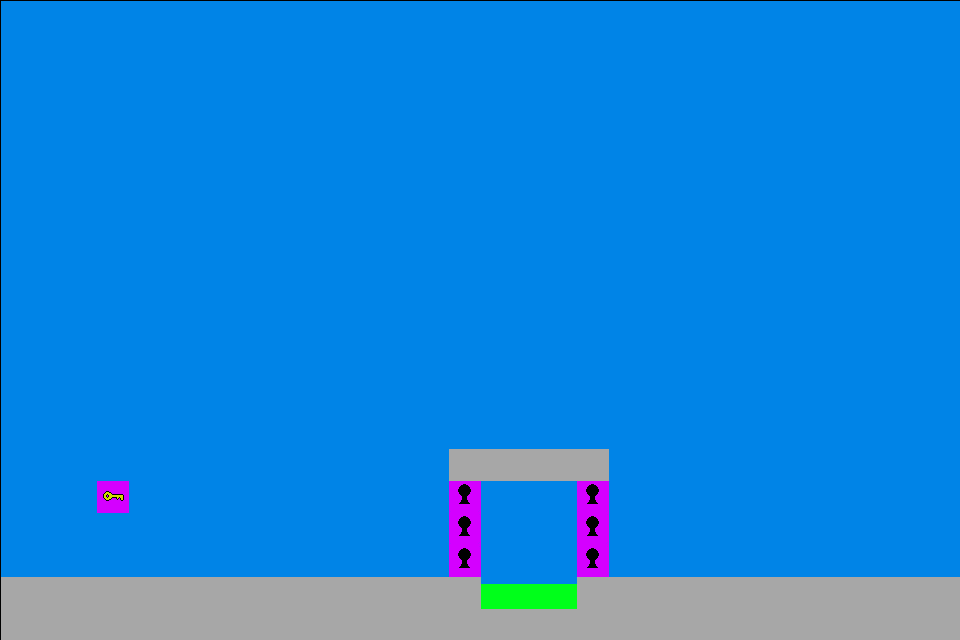

This is a level from a 2D game, rendered from its Tiled map with the project's own tilesets. A one-line summary and the map file follow, with tile-layer data summarised:
An orthogonal 30x20 tile map with 32x32 px tiles, 3 tile layers (background, dynamic, static) and 4 objects (ball_spawn_point).

<map version="1.2" tiledversion="1.2.5" orientation="orthogonal" renderorder="right-down" width="30" height="20" tilewidth="32" tileheight="32" infinite="0" nextlayerid="5" nextobjectid="4">
 <tileset firstgid="1" name="golf_puzzle_tilemap" tilewidth="32" tileheight="32" tilecount="100" columns="10">
  <tileoffset x="1" y="1" />
  <image source="../media/golf_puzzle_tileset.png" width="320" height="320" />
  <tile id="0">
   <properties>
    <property name="collides" type="bool" value="true" />
   </properties>
  </tile>
  <tile id="1">
   <properties>
    <property name="collides" type="bool" value="true" />
    <property name="goal" type="bool" value="true" />
   </properties>
   <objectgroup draworder="index">
    <object id="2" x="0.181818" y="6.90909" width="31.7273" height="25.0909" />
   </objectgroup>
  </tile>
  <tile id="3">
   <properties>
    <property name="collides" type="bool" value="true" />
    <property name="lock" type="bool" value="true" />
   </properties>
  </tile>
  <tile id="10">
   <properties>
    <property name="collides" type="bool" value="true" />
   </properties>
   <objectgroup draworder="index">
    <object id="1" x="0.0909091" y="31.5455">
     <polygon points="0,0 31.4545,-31.1818 31.6364,-0.363636" />
    </object>
   </objectgroup>
  </tile>
  <tile id="13">
   <properties>
    <property name="collides" type="bool" value="true" />
    <property name="key" type="bool" value="true" />
   </properties>
  </tile>
  <tile id="20">
   <properties>
    <property name="collides" type="bool" value="true" />
   </properties>
   <objectgroup draworder="index">
    <object id="1" x="0.454545" y="0.272727">
     <polygon points="0,0 30.8182,31 -0.0909091,31.2727" />
    </object>
   </objectgroup>
  </tile>
 </tileset>
 <layer id="3" name="background" width="30" height="20">
  <data>[600 cells, 600 non-empty, 1 distinct tile ids]</data>
 </layer>
 <layer id="4" name="dynamic" width="30" height="20">
  <data>[600 cells, 6 non-empty, 1 distinct tile ids]</data>
 </layer>
 <layer id="1" name="static" width="30" height="20">
  <data>[600 cells, 66 non-empty, 3 distinct tile ids]</data>
 </layer>
 <objectgroup id="2" name="object">
  <object id="1" name="ball_spawn_point" x="795.17" y="578.177">
   <point />
  </object>
 </objectgroup>
</map>
